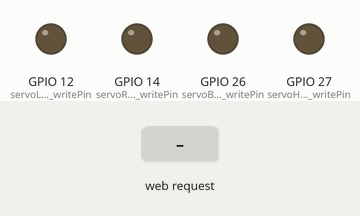
Recording of a sketch running on a simulated ESP32. On the bench: output pins drawn as LEDs (lit = HIGH). The inputs (shaded band) are chosen by the test bench. What the sketch prints to the serial monitor is not drawn.

Above: at 1.2 s.
1.3 s: HTTP request GET /bottom/on received
At 2.1 s:
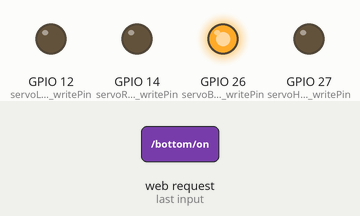
2.8 s: HTTP request GET /left/on received
At 3.3 s:
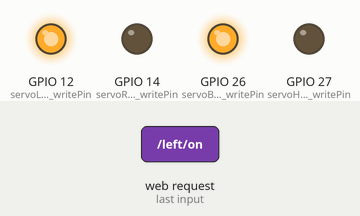
4.3 s: HTTP request GET /bottom/off received
At 5.5 s:
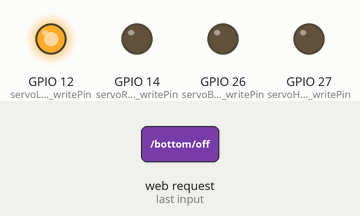
5.8 s: HTTP request GET /right/on received
At 6.8 s:
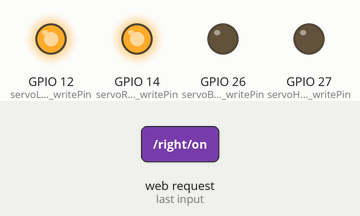
7.3 s: HTTP request GET /left/off received
At 7.9 s:
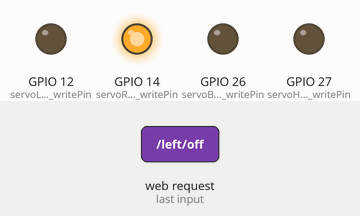
8.8 s: HTTP request GET /hand/on received
At 10.2 s:
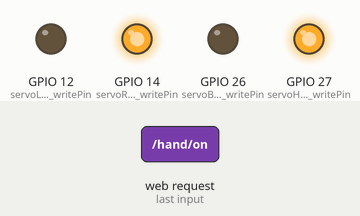
Timing chart, 0 to 11.3 s (numbered marks = the images above; inputs shaded):
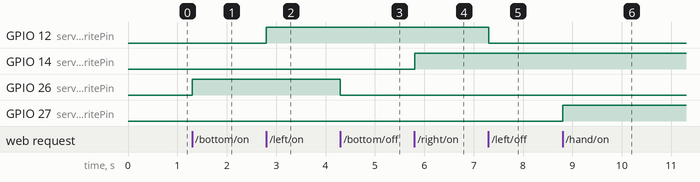

Measured:
- after the input at 1.3 s, GPIO 26 (servoBottom_writePin): LOW → HIGH at once
- after the input at 2.8 s, GPIO 12 (servoLeft_writePin): LOW → HIGH at once
- after the input at 4.3 s, GPIO 26 (servoBottom_writePin): HIGH → LOW at once
- after the input at 5.8 s, GPIO 14 (servoRight_writePin): LOW → HIGH at once
- after the input at 7.3 s, GPIO 12 (servoLeft_writePin): HIGH → LOW at once
- after the input at 8.8 s, GPIO 27 (servoHand_writePin): LOW → HIGH at once

The sketch:

esp32_wifi_server_v1.ino
```cpp
#include <WiFi.h>

#define servoBottom_writePin 26
#define servoLeft_writePin 12
#define servoRight_writePin 14
#define servoHand_writePin 27

const char* ssid = "Robot_Arm";
const char* password = "Biete302";


WiFiServer server(80);

String header;
String servoBottom_State = "off";
String servoLeft_State = "off";
String servoRight_State = "off";
String servoHand_State = "off";

void setup() {
  Serial.begin(115200);
  pinMode(servoBottom_writePin, OUTPUT);
  pinMode(servoLeft_writePin, OUTPUT);
  pinMode(servoRight_writePin, OUTPUT);
  pinMode(servoHand_writePin, OUTPUT);
  digitalWrite(servoBottom_writePin, LOW);
  digitalWrite(servoLeft_writePin, LOW);
  digitalWrite(servoRight_writePin, LOW);
  digitalWrite(servoHand_writePin, LOW);
  Serial.print("Setting AP (Access Point)…");
  WiFi.softAP(ssid, password);
  IPAddress IP = WiFi.softAPIP();
  Serial.print("AP IP address: ");
  Serial.println(IP);
  server.begin();
}

void loop() {
  WiFiClient client = server.available();

  if (client) {
    Serial.println("New Client.");
    String currentLine = "";
    while (client.connected()) {
      if (client.available()) {
        char c = client.read();
        Serial.write(c);
        header += c;
        if (c == '\n') {
          if (currentLine.length() == 0) {
            client.println("HTTP/1.1 200 OK");
            client.println("Content-type:text/html; charset=UTF-8");
            client.println("Connection: close");
            client.println();

			// turns the servos on and off
            if (header.indexOf("GET /bottom/on") >= 0) { digitalWrite(servoBottom_writePin, HIGH); servoBottom_State = "on"; Serial.println("Bottom servo on");}
            if (header.indexOf("GET /bottom/off") >= 0) { digitalWrite(servoBottom_writePin, LOW); servoBottom_State = "off"; Serial.println("Bottom servo off");}
            if (header.indexOf("GET /left/on") >= 0) { digitalWrite(servoLeft_writePin, HIGH); servoLeft_State = "on"; Serial.println("Left servo on");}
            if (header.indexOf("GET /left/off") >= 0) { digitalWrite(servoLeft_writePin, LOW); servoLeft_State = "off"; Serial.println("Left servo off");}
            if (header.indexOf("GET /right/on") >= 0) { digitalWrite(servoRight_writePin, HIGH); servoRight_State = "on"; Serial.println("Right servo on");}
            if (header.indexOf("GET /right/off") >= 0) { digitalWrite(servoRight_writePin, LOW); servoRight_State = "off"; Serial.println("Right servo off");}
            if (header.indexOf("GET /hand/on") >= 0) { digitalWrite(servoHand_writePin, HIGH); servoHand_State = "on"; Serial.println("Hand servo on");}
            if (header.indexOf("GET /hand/off") >= 0) { digitalWrite(servoHand_writePin, LOW); servoHand_State = "off"; Serial.println("Hand servo off");}

			client.println("<!DOCTYPE html><html><head>");
			client.println("<title>Robot Arm Control</title><meta name=\"viewport\" content=\"width=device-width, initial-scale=1\">");
			client.println("<style>");
			client.println("html { font-family: Helvetica, Arial, sans-serif; text-align: center; background: linear-gradient(to bottom, #121212, #1e1e1e); color: white; }");
			client.println("h1 { color: #FF6F00; margin-bottom: 10px; }");
			client.println(".container { display: flex; justify-content: center; gap: 100px; padding: 30px; max-width: 900px; margin: auto; }");
			client.println(".column { display: flex; flex-direction: column; align-items: center; gap: 20px; background: #2a2a2a; padding: 20px; border-radius: 12px; box-shadow: 0px 4px 10px rgba(0, 0, 0, 0.5); width: 300px; }");
			client.println(".button, .arrow-btn { background-color: #FF6F00; border: none; color: white; padding: 14px 36px; font-size: 20px; cursor: pointer; border-radius: 12px; transition: 0.3s; }");
			client.println(".button:hover, .arrow-btn:hover { background-color: #cc5500; transform: scale(1.05); }");
			client.println(".button2 { background-color: #444; }");
			client.println(".button2:hover { background-color: #666; }");
			client.println(".arrow-grid { display: grid; grid-template-columns: repeat(3, 60px); gap: 10px; justify-content: center; align-items: center; }");
			client.println(".arrow-btn { padding: 10px; font-size: 18px; width: 60px; height: 60px; background-color: #FF6F00; border-radius: 12px; transition: 0.3s; }");
			client.println(".arrow-btn:hover { background-color: #cc5500; }");
			client.println(".info-box { margin-top: 20px; padding: 15px; background: #333; border-radius: 10px; box-shadow: 0px 2px 5px rgba(0, 0, 0, 0.3); width: 100%; max-width: 250px; text-align: left; color: white; }");
			client.println(".footer { margin-top: 20px; font-size: 14px; color: #aaa; }");
			client.println("</style></head><body>");

            client.println("<h1>ESP32 Robot Arm Control</h1>");
            client.println("<div class='container'>");

            client.println("<div class='column'>");
			// SWEEP BUTTONS
			// Display current state, and ON/OFF buttons for bottom servo
            client.println("<p>Bottom Servo - State " + servoBottom_State + "</p>");
            // If the servoBottom_State is off, it displays the ON button
            if (servoBottom_State=="off") {
              client.println("<p><a href=\"/bottom/on\"><button class=\"button\">ON</button></a></p>");
            } else {
              client.println("<p><a href=\"/bottom/off\"><button class=\"button button2\">OFF</button></a></p>");
            }

            // Display current state, and ON/OFF buttons for left servo
            client.println("<p>Left Servo - State " + servoLeft_State + "</p>");
            // If the servoLeft_State is off, it displays the ON button
            if (servoLeft_State=="off") {
              client.println("<p><a href=\"/left/on\"><button class=\"button\">ON</button></a></p>");
            } else {
              client.println("<p><a href=\"/left/off\"><button class=\"button button2\">OFF</button></a></p>");
            }
            client.println("</body></html>");

			// Display current state, and ON/OFF buttons for right servo
			client.println("<p>Right Servo - State " + servoRight_State + "</p>");
			// If the servoRight_State is off, it displays the ON button
			if (servoRight_State == "off") {
				client.println("<p><a href=\"/right/on\"><button class=\"button\">ON</button></a></p>");
			} else {
				client.println("<p><a href=\"/right/off\"><button class=\"button button2\">OFF</button></a></p>");
			}

			// Display current state, and ON/OFF buttons for hand servo
			client.println("<p>Hand Servo - State " + servoHand_State + "</p>");
			// If the servoHand_State is off, it displays the ON button
			if (servoHand_State == "off") {
				client.println("<p><a href=\"/hand/on\"><button class=\"button\">ON</button></a></p>");
			} else {
				client.println("<p><a href=\"/hand/off\"><button class=\"button button2\">OFF</button></a></p>");
			}

            client.println("</div>");
            client.println("<div class='column'>");
            client.println("<p><strong>Manual Control</strong></p>");
            client.println("<div class='arrow-grid'>");
            client.println("<div></div> <a href='/move/up'><button class='arrow-btn'>▲</button></a> <div></div>");
            client.println("<a href='/move/left'><button class='arrow-btn'>◄</button></a> <div></div> <a href='/move/right'><button class='arrow-btn'>►</button></a>");
            client.println("<div></div> <a href='/move/down'><button class='arrow-btn'>▼</button></a> <div></div>");
            client.println("</div>");
            client.println("<div class='info-box'>");
            client.println("<p><strong>Servo Positions</strong></p>");
            client.println("<p>Bottom: 0°</p><p>Left: 0°</p><p>Right: 0°</p><p>Hand: 0°</p>");
            client.println("<hr><p><strong>Server IP:</strong> " + WiFi.softAPIP().toString() + "</p>");
            client.println("</div></div></div>");
            client.println("<footer class='footer'><p>Filips Biete, Viktors Kočetoks 12.EI</p></footer>");
            client.println("</body></html>");

            client.println();
            break;
          }
          currentLine = "";
        }
      }
    }
    header = "";
    client.stop();
    Serial.println("Client disconnected.");
  }
}
```
